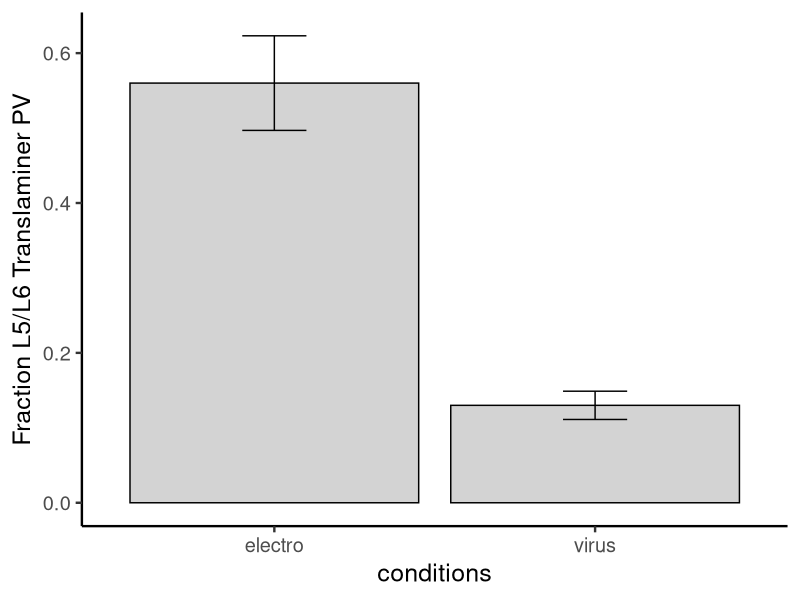

Write the R code that produced this figure. (Note: this script raises an error after producing the figure.)
Data<-read.csv("2017_PV_electro_virus.csv", header= TRUE)


library(ggplot2)
dodge <- position_dodge(width=0.9)
limits <- aes(ymax = Freq_M + error, ymin = Freq_M- error)
gp1a <- ggplot(Data, aes(x= condition, y=Freq_M)) + 
  geom_bar(stat="identity", position=dodge, colour = "black",  fill = c("light gray")) +
  geom_errorbar (limits, position=dodge, width = 0.2)+
  theme_classic (base_size = 18) +  labs (x = 'conditions', y = 'Fraction L5/L6 Translaminer PV') 


L5.df = matrix(c(22,17,8,52), nrow = 2)
fisher.test(L23.df)

